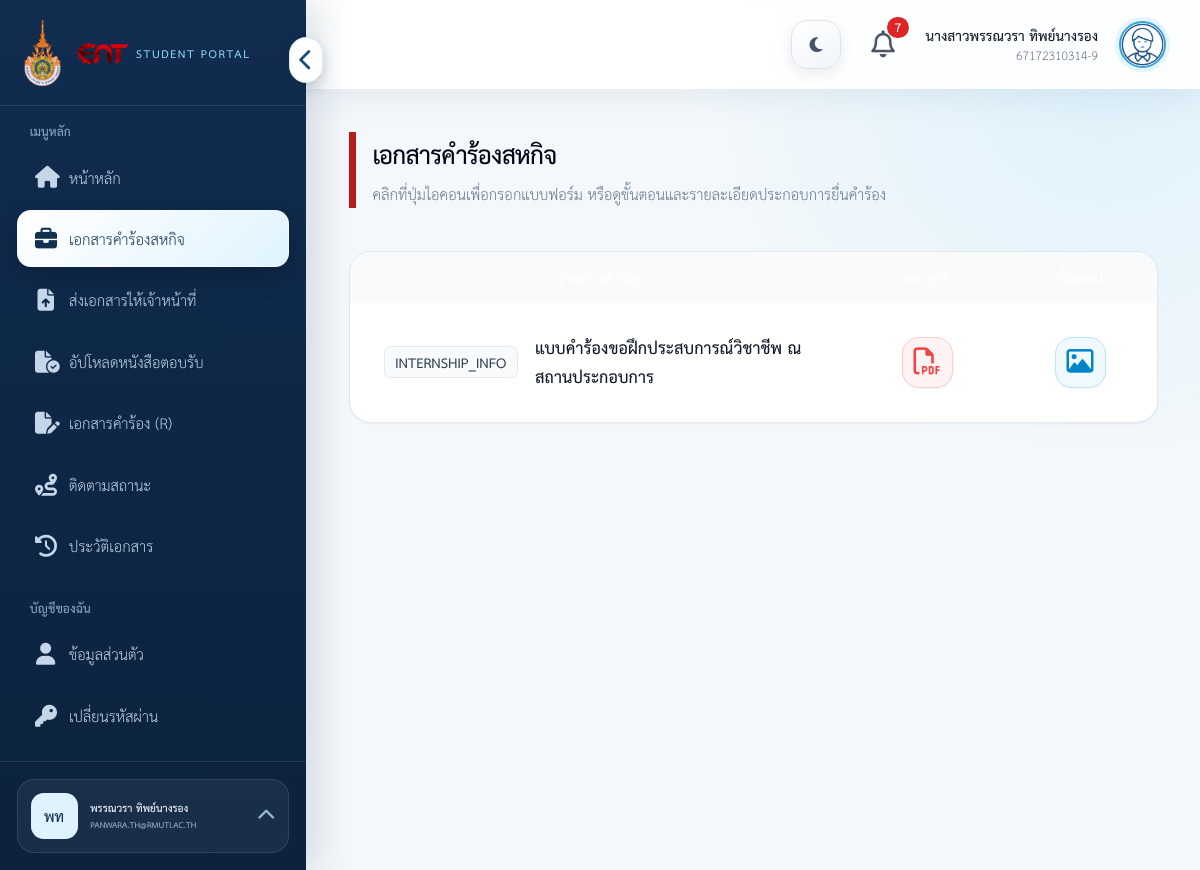
Page /student/internship.php (signed in) on the committed database.
### tables this page shows
CREATE TABLE `student` (
  `student_id` int(11) NOT NULL AUTO_INCREMENT,
  `user_id` int(11) NOT NULL,
  `student_number` varchar(50) NOT NULL,
  `prefix_id` int(11) DEFAULT NULL,
  `firstname` varchar(100) NOT NULL,
  `lastname` varchar(100) NOT NULL,
  `group_id` int(11) DEFAULT NULL,
  PRIMARY KEY (`student_id`),
  UNIQUE KEY `user_id` (`user_id`),
  UNIQUE KEY `student_number` (`student_number`),
  KEY `fk_student_prefix` (`prefix_id`),
  KEY `fk_student_group` (`group_id`),
  CONSTRAINT `fk_student_group` FOREIGN KEY (`group_id`) REFERENCES `group_class` (`group_id`) ON DELETE SET NULL ON UPDATE CASCADE,
  CONSTRAINT `fk_student_prefix` FOREIGN KEY (`prefix_id`) REFERENCES `prefixes` (`prefix_id`) ON DELETE SET NULL ON UPDATE CASCADE,
  CONSTRAINT `fk_student_user` FOREIGN KEY (`user_id`) REFERENCES `users` (`user_id`) ON DELETE CASCADE ON UPDATE CASCADE
);

CREATE TABLE `users` (
  `user_id` int(11) NOT NULL AUTO_INCREMENT,
  `username` varchar(100) NOT NULL,
  `email` varchar(255) NOT NULL,
  `password` varchar(255) NOT NULL,
  `first_login` tinyint(1) NOT NULL DEFAULT 1,
  `status` enum('active','inactive','suspended') NOT NULL DEFAULT 'active',
  `active_session_token_hash` char(64) DEFAULT NULL,
  `active_session_at` datetime DEFAULT NULL,
  `created_at` timestamp NOT NULL DEFAULT current_timestamp(),
  PRIMARY KEY (`user_id`),
  UNIQUE KEY `username` (`username`),
  UNIQUE KEY `email` (`email`),
  KEY `idx_users_active_session` (`active_session_token_hash`)
);

CREATE TABLE `document_type` (
  `document_type_id` int(11) NOT NULL AUTO_INCREMENT,
  `document_code` varchar(50) NOT NULL,
  `document_name` varchar(255) NOT NULL,
  `form_file` varchar(100) DEFAULT NULL,
  `description` text DEFAULT NULL,
  `status` enum('active','inactive') NOT NULL DEFAULT 'active',
  PRIMARY KEY (`document_type_id`),
  UNIQUE KEY `document_code` (`document_code`)
);

### helpers/notification_helper.php (called while the page is built, shortened)
<?php
function unreadNotificationCount(PDO $pdo, int $userId): int
{
    try {
        $stmt = $pdo->prepare('SELECT COUNT(*) FROM notifications WHERE recipient_user_id=? AND is_read=0');
        $stmt->execute([$userId]);
        return (int)$stmt->fetchColumn();
    } catch (Throwable $e) {
        return 0;
    }
}

### student/internship.php (the view, shortened to what this page needs)
<?php
require_once "../config/database.php";
$stmt = $pdo->query("
    SELECT
        document_type_id,
        document_code,
        document_name,
        description
    FROM document_type
    WHERE status = 'active'
      AND document_code = 'INTERNSHIP_INFO'
    ORDER BY document_code
");
$documents = $stmt->fetchAll(PDO::FETCH_ASSOC);
?>
<!DOCTYPE html>
<html lang="th">
<head>
    <script src="https://cdn.tailwindcss.com"></script>
    <link rel="stylesheet" href="https://cdnjs.cloudflare.com/ajax/libs/font-awesome/6.7.2/css/all.min.css">
</head>
<body class="bg-slate-50 text-slate-900">
    <?php include "sidebar.php"; ?>
        <div class="min-h-screen min-w-0 lg:ml-72">
            <?php include "navbar.php"; ?>
            <main class="p-5 sm:p-8 lg:p-10">
                <section class="mx-auto max-w-6xl">
                    <div class="border-l-[7px] border-red-700 pl-4">
                        <h4 class="text-3xl font-extrabold tracking-tight text-slate-950 sm:text-4xl">
                            เอกสารคำร้องสหกิจ
                        </h4>
                        <p class="mt-1 text-base text-slate-500 sm:text-lg">
                            คลิกที่ปุ่มไอคอนเพื่อกรอกแบบฟอร์ม หรือดูขั้นตอนและรายละเอียดประกอบการยื่นคำร้อง
                        </p>
                    </div>
                    <div class="mt-7 overflow-hidden rounded-[22px] border border-slate-200 bg-white shadow-sm sm:mt-10">
                        <div class="hidden overflow-x-auto lg:block">
                            <table class="w-full min-w-[650px] border-collapse">
                                <thead class="bg-slate-950 text-white">
                                    <tr>
                                        <th scope="col" class="px-8 py-3 text-left text-base font-bold">รายการคำร้อง</th>
                                        <th scope="col" class="w-36 px-4 py-3 text-center text-base font-bold">เอกสาร</th>
                                        <th scope="col" class="w-36 px-4 py-3 text-center text-base font-bold">ขั้นตอน</th>
                                    </tr>
                                </thead>
                                <tbody class="divide-y divide-slate-100">
                                    <?php foreach ($documents as $doc): ?>
                                        <?php
                                        $documentCode = htmlspecialchars($doc['document_code']);
                                        $documentName = htmlspecialchars($doc['document_name']);
                                        $description = trim((string) ($doc['description'] ?? ''));
                                        ?>
                                        <tr class="transition-colors hover:bg-slate-50">
                                            <td class="px-8 py-7">
                                                <div class="flex items-center gap-4">
                                                    <span class="rounded-md border border-slate-200 bg-slate-50 px-2.5 py-1 text-sm font-extrabold text-slate-700">
                                                        <?= $documentCode ?>
                                                    </span>
                                                    <span class="text-lg font-bold text-slate-900"><?= $documentName ?></span>
                                                </div>
                                            </td>
                                            <td class="px-4 py-7 text-center">
                                                <a
                                                    href="internship_form.php?from=internship"
                                                    class="inline-flex h-12 w-12 items-center justify-center rounded-2xl border border-red-200 bg-red-50 text-red-500 shadow-sm transition hover:-translate-y-0.5 hover:bg-red-100 hover:shadow"
                                                    aria-label="กรอกเอกสาร <?= $documentCode ?>"
                                                    title="กรอกเอกสาร"
                                                >
                                                    <i class="fa-regular fa-file-pdf text-xl"></i>
                                                </a>
                                            </td>
                                            <td class="px-4 py-7 text-center">
                                                <button
                                                    type="button"
                                                    class="guide-button inline-flex h-12 w-12 items-center justify-center rounded-2xl border border-sky-200 bg-sky-50 text-sky-600 shadow-sm transition hover:-translate-y-0.5 hover:bg-sky-100 hover:shadow"
                                                    data-document-name="<?= $documentName ?>"
                                                    data-description="<?= htmlspecialchars($description) ?>"
                                                    aria-label="ดูขั้นตอนของ <?= $documentCode ?>"
                                                    title="ดูขั้นตอน"
                                                >
                                                    <i class="fa-regular fa-image text-xl"></i>
                                                </button>
                                            </td>
                                        </tr>
                                    <?php endforeach; ?>
                                </tbody>
                            </table>
                        </div>
                    </div>
                </section>
            </main>
    </div>
</body>
</html>

### student/sidebar.php (shortened to what this page needs)
<?php
require_once __DIR__ . '/../helpers/theme_helper.php';
$studentCurrentPage = basename($_SERVER['PHP_SELF']);
$studentMenuClass = static function (array $pages) use ($studentCurrentPage): string {
    return in_array($studentCurrentPage, $pages, true)
        ? 'bg-red-600 text-white shadow-sm'
        : 'text-gray-600 hover:bg-red-50 hover:text-red-700';
};
$studentSidebarUser = is_array($user ?? null) ? $user : [];
if ((!isset($studentSidebarUser['student_number']) || !isset($studentSidebarUser['email'])) && isset($pdo, $_SESSION['user_id'])) {
    $studentSidebarStatement = $pdo->prepare('SELECT s.firstname,s.lastname,s.student_number,u.email FROM student s INNER JOIN users u ON u.user_id=s.user_id WHERE s.user_id=? LIMIT 1');
    $studentSidebarStatement->execute([$_SESSION['user_id']]);
    $studentSidebarUser = $studentSidebarStatement->fetch(PDO::FETCH_ASSOC) ?: $studentSidebarUser;
}
$studentSidebarName = trim((string) ($studentSidebarUser['firstname'] ?? '') . ' ' . (string) ($studentSidebarUser['lastname'] ?? ''));
$studentSidebarEmail = (string) ($studentSidebarUser['email'] ?? '');
$studentSidebarInitials = function_exists('mb_substr')
    ? mb_substr((string) ($studentSidebarUser['firstname'] ?? 'นศ'), 0, 1, 'UTF-8') . mb_substr((string) ($studentSidebarUser['lastname'] ?? ''), 0, 1, 'UTF-8')
    : 'นศ';
?>
<link rel="stylesheet" href="/Project/assets/css/student.css?v=20261108-5">
<link rel="stylesheet" href="/Project/assets/css/responsive.css?v=20261107-1">
<link rel="stylesheet" href="/Project/assets/css/app-ui.css?v=20260918-1">
<aside id="student-sidebar" class="fixed inset-y-0 left-0 z-40 flex w-72 -translate-x-full flex-col border-r border-gray-200 bg-white transition-transform duration-200 lg:translate-x-0">
    <div class="student-sidebar-brand relative flex h-20 items-center gap-1 border-b px-4">
        <img src="../assets/images/rmuti-university-seal.png" alt="ตรามหาวิทยาลัยเทคโนโลยีราชมงคลอีสาน" class="student-university-seal h-16 w-12 shrink-0 object-contain">
        <img src="../assets/images/logo-transparent.png" alt="คณะวิศวกรรมศาสตร์และเทคโนโลยี" class="student-faculty-logo h-10 w-14 shrink-0 object-contain">
        <div class="student-sidebar-label min-w-0"><p class="student-portal-badge">STUDENT PORTAL</p></div>
        <button id="student-sidebar-collapse" type="button" class="student-sidebar-collapse hidden h-8 w-8 items-center justify-center rounded-full lg:inline-flex" title="ย่อแถบเมนู" aria-label="ย่อแถบเมนู" aria-expanded="true"><i class="fa-solid fa-chevron-left"></i></button>
    </div>
    <nav class="flex-1 overflow-y-auto p-4" aria-label="เมนูนักศึกษา">
        <p class="mb-2 px-3 text-xs font-semibold uppercase text-gray-400">เมนูหลัก</p>
        <a href="dashboard.php" title="หน้าหลัก" class="<?= $studentMenuClass(['dashboard.php']) ?> mb-1 flex items-center gap-3 rounded-lg px-4 py-3 transition"><i class="fa-solid fa-house w-5 text-center"></i><span>หน้าหลัก</span></a>
        <a href="internship.php" title="เอกสารคำร้องสหกิจ" class="<?= $studentMenuClass(['internship.php','internship_form.php','save_internship.php']) ?> mb-1 flex items-center gap-3 rounded-lg px-4 py-3 transition"><i class="fa-solid fa-briefcase w-5 text-center"></i><span>เอกสารคำร้องสหกิจ</span></a>
        <a href="internship_submissions.php" title="ส่งเอกสารให้เจ้าหน้าที่" class="<?= $studentMenuClass(['internship_submissions.php']) ?> mb-1 flex items-center gap-3 rounded-lg px-4 py-3 transition"><i class="fa-solid fa-file-arrow-up w-5 text-center"></i><span>ส่งเอกสารให้เจ้าหน้าที่</span></a>
        <a href="response_letter.php" title="อัปโหลดหนังสือตอบรับ" class="<?= $studentMenuClass(['response_letter.php','upload_response_letter.php']) ?> mb-1 flex items-center gap-3 rounded-lg px-4 py-3 transition"><i class="fa-solid fa-file-circle-check w-5 text-center"></i><span>อัปโหลดหนังสือตอบรับ</span></a>
        <a href="documents.php" title="เอกสารคำร้อง (R)" class="<?= $studentMenuClass(['documents.php','document_create.php','document_form.php']) ?> mb-1 flex items-center gap-3 rounded-lg px-4 py-3 transition"><i class="fa-solid fa-file-pen w-5 text-center"></i><span>เอกสารคำร้อง (R)</span></a>
        <a href="tracking.php" title="ติดตามสถานะ" class="<?= $studentMenuClass(['tracking.php','document_status.php']) ?> mb-1 flex items-center gap-3 rounded-lg px-4 py-3 transition"><i class="fa-solid fa-route w-5 text-center"></i><span>ติดตามสถานะ</span></a>
        <a href="history.php" title="ประวัติเอกสาร" class="<?= $studentMenuClass(['history.php']) ?> mb-1 flex items-center gap-3 rounded-lg px-4 py-3 transition"><i class="fa-solid fa-clock-rotate-left w-5 text-center"></i><span>ประวัติเอกสาร</span></a>
        <p class="mb-2 mt-6 px-3 text-xs font-semibold uppercase text-gray-400">บัญชีของฉัน</p>
        <a href="profile.php" title="ข้อมูลส่วนตัว" class="<?= $studentMenuClass(['profile.php']) ?> mb-1 flex items-center gap-3 rounded-lg px-4 py-3 transition"><i class="fa-solid fa-user w-5 text-center"></i><span>ข้อมูลส่วนตัว</span></a>
        <a href="../auth/change_password.php" title="เปลี่ยนรหัสผ่าน" class="flex items-center gap-3 rounded-lg px-4 py-3 text-gray-600 transition hover:bg-red-50 hover:text-red-700"><i class="fa-solid fa-key w-5 text-center"></i><span>เปลี่ยนรหัสผ่าน</span></a>
    </nav>
    <div class="student-sidebar-footer border-t p-4">
        <div class="student-account relative">
            <button id="student-account-toggle" type="button" class="student-account-toggle flex w-full items-center gap-3 rounded-2xl px-3 py-3 text-left" aria-expanded="false" aria-controls="student-account-menu">
                <span class="student-account-avatar inline-flex h-11 w-11 shrink-0 items-center justify-center rounded-xl font-extrabold"><?= htmlspecialchars($studentSidebarInitials) ?></span>
                <span class="student-account-summary min-w-0 flex-1"><strong class="student-account-name block truncate"><?= htmlspecialchars($studentSidebarName ?: 'นักศึกษา') ?></strong><span class="student-account-email block truncate"><?= htmlspecialchars($studentSidebarEmail ?: ($studentSidebarUser['student_number'] ?? '-')) ?></span></span>
                <i class="student-account-chevron fa-solid fa-chevron-up text-xs" aria-hidden="true"></i>
            </button>
        </div>
    </div>
</aside>

### student/navbar.php (shortened to what this page needs)
<?php
$navStudent=$student ?? [];
if ((!array_key_exists('student_prefix', $navStudent) || empty($navStudent['student_id'])) && isset($_SESSION['user_id'])) {
    $navStmt=$pdo->prepare('SELECT s.student_id,s.student_number,s.firstname,s.lastname,
        COALESCE(p.prefix_short,p.prefix_name,"") AS student_prefix
        FROM student s LEFT JOIN prefixes p ON p.prefix_id=s.prefix_id
        WHERE s.user_id=? LIMIT 1');
    $navStmt->execute([$_SESSION['user_id']]);
    $navStudent=$navStmt->fetch(PDO::FETCH_ASSOC) ?: [];
}
require_once __DIR__.'/../helpers/notification_helper.php';
$unread_notification_count=unreadNotificationCount($pdo,(int)($_SESSION['user_id']??0));
?>
<header class="student-navbar sticky top-0 z-20 flex h-20 items-center justify-between border-b border-gray-200 bg-white px-4 shadow-sm sm:px-6 lg:px-8">
    <div class="flex items-center gap-3 sm:gap-5">
        <?php require_once __DIR__.'/../helpers/theme_helper.php'; renderThemeToggle(); ?>
        <div class="relative" data-notification-menu>
            <button type="button" data-notification-toggle aria-expanded="false" aria-controls="student-notification-popover" class="relative inline-flex h-10 w-10 items-center justify-center rounded-lg text-gray-600 transition hover:bg-red-50 hover:text-red-700" title="การแจ้งเตือน"><i class="fa-regular fa-bell text-xl"></i><?php if ($unread_notification_count > 0): ?><span class="absolute -right-1 -top-1 min-w-5 rounded-full bg-red-600 px-1 text-center text-xs font-bold leading-5 text-white"><?= (int)$unread_notification_count ?></span><?php endif; ?></button>
        </div>
        <div class="hidden text-right sm:block"><p class="text-sm font-bold text-gray-900"><?= htmlspecialchars(trim(($navStudent['student_prefix'] ?? '').($navStudent['firstname'] ?? '').' '.($navStudent['lastname'] ?? ''))) ?: '-' ?></p><p class="text-xs text-gray-500"><?= htmlspecialchars($navStudent['student_number'] ?? '-') ?></p></div>
        <a href="profile.php"><img src="../assets/images/welcome.png" alt="โปรไฟล์" class="student-profile-image h-11 w-11 rounded-full border-2 border-red-500 object-cover"></a>
    </div>
</header>
<link rel="stylesheet" href="/Project/assets/css/status-badges.css?v=20260815-2">

### rows in the picture
student: studentSidebarInitials "พท", firstname+lastname "พรรณวรา ทิพย์นางรอง", user.email "PANWARA.TH@RMUTI.AC.TH", student_number "67172310314-9"
document_type: document_code "INTERNSHIP_INFO", document_name "แบบคำร้องขอฝึกประสบการณ์วิชาชีพ ณ สถานประกอบการ"

### other values in the picture
$unread_notification_count "7"
